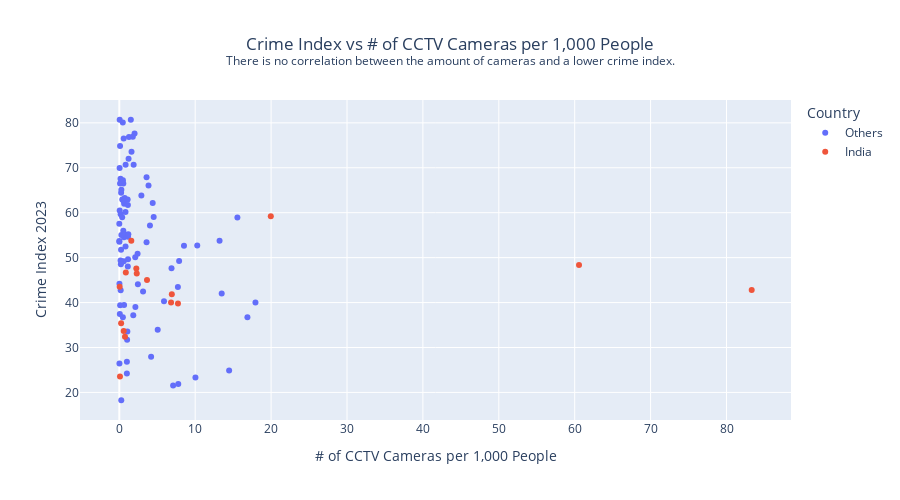

Write notebook code for a chart like this one.
### Code cell
cctv = pd.read_csv("datasets/cctv.csv")

cctv_west = cctv[cctv["Country"] != "China"]

# Define a new column for color based on the condition
cctv_west['color'] = cctv_west['Country'].apply(lambda x: 'orange' if x == 'India' else 'blue')
color_map = {'India': 'orange', 'Other': 'blue'}

# Create the scatterplot
fig = px.scatter(
    cctv_west,
    x='# of CCTV Cameras per 1,000 People',
    y='Crime Index 2023',
    hover_name='City',
    hover_data={'Country': True},
    color = 'color',
    title='Crime Index vs # of CCTV Cameras per 1,000 People<br><sup>There is no correlation between the amount of cameras and a lower crime index.</sup>'
)

# Customize hover label formatting
fig.update_traces(
    hovertemplate='City: %{hovertext}<br>Country: %{customdata[0]}<br>Crime Index: %{x}<br># of CCTV Cameras per 1,000 People: %{y}'
)

fig.update_layout(
    height=500,
    legend_title='Country',
)

newnames = {'blue' : 'Others', 'orange' : 'India'}
fig.for_each_trace(lambda t: t.update(name = newnames[t.name]))

fig.update_layout(
    title={
        'y':0.9,
        'x':0.5,
        'xanchor': 'center',
        'yanchor': 'top',
    },
    #margin={'b': 106, 't': 100}
)

# Show the plot
fig.show()

### Figure 1 — Plotly figure (JSON) as saved in the notebook; plotly's stock layout.template omitted (floating-point values rounded to 4 significant figures)
{"data": [{"customdata": [["Côte d'Ivoire"], ["Nigeria"], ["Ethiopia"], ["Egypt"], ["Turkey"], ["Madagascar"], ["Paraguay"], ["Iraq"], ["Thailand"], ["Spain"], ["Indonesia"], ["Brazil"], ["Germany"], ["Colombia"], ["Brazil"], ["Argentina"], ["South Korea"], ["Egypt"], ["Brazil"], ["South Africa"], ["Morocco"], ["Bangladesh"], ["Brazil"], ["Senegal"], ["Tanzania"], ["Bangladesh"], ["Cameroon"], ["South Africa"], ["South Africa"], ["Pakistan"], ["Brazil"], ["Japan"], ["Mexico"], ["Vietnam"], ["Vietnam"], ["Hong Kong"], ["Nigeria"], ["Turkey"], ["Indonesia"], ["South Africa"], ["Afghanistan"], ["Uganda"], ["Nigeria"], ["Pakistan"], ["Sudan"], ["Malaysia"], ["Nigeria"], ["Pakistan"], ["Peru"], ["United Kingdom"], ["United States"], ["Angola"], ["Spain"], ["Philippines"], ["Iran"], ["Colombia"], ["Australia"], ["Mexico"], ["Mexico"], ["Canada"], ["Russia"], ["Kenya"], ["United States"], ["Japan"], ["Burkina Faso"], ["France "], ["Nigeria"], ["Brazil"], ["Mexico"], ["Brazil"], ["Brazil"], ["Saudi Arabia"], ["Italy"], ["Brazil"], ["Yemen"], ["Chile"], ["Dominican Republic"], ["Brazil"], ["South Korea"], ["Singapore "], ["Russia"], ["Australia"], ["Iran"], ["Israel"], ["Japan"], ["Canada"], ["Taiwan"], ["Myanmar"]], "hovertemplate": "City: %{hovertext}<br>Country: %{customdata[0]}<br>Crime Index: %{x}<br># of CCTV Cameras per 1,000 People: %{y}", "hovertext": ["Abidjan", "Abuja", "Addis Ababa", "Alexandria", "Ankara", "Antananarivo", "Asuncion", "Baghdad", "Bangkok", "Barcelona", "Bekasi", "Belo Horizonte", "Berlin", "Bogotá", "Brasilia", "Buenos Aires", "Busan", "Cairo", "Campinas", "Cape Town", "Casablanca", "Chittagong", "Curitiba", "Dakar", "Dar Es Salaam", "Dhaka", "Douala", "Durban", "Ekurhuleni", "Faisalabad", "Fortaleza", "Fukuoka", "Guadalajara", "Hanoi", "Ho Chi Minh City", "Hong Kong", "Ibadan", "Istanbul", "Jakarta", "Johannesburg", "Kabul", "Kampala", "Kano", "Karachi", "Khartoum", "Kuala Lumpur", "Lagos", "Lahore", "Lima", "London", "Los Angeles", "Luanda", "Madrid", "Manila", "Mashhad", "Medellín", "Melbourne", "Mexico City", "Monterrey", "Montréal", "Moscow", "Nairobi", "New York", "Osaka", "Ouagadougou", "Paris", "Port Harcourt", "Porto Alegre", "Puebla", "Recife", "Rio de Janeiro", "Riyadh", "Rome", "Salvador", "Sanaa", "Santiago", "Santo Domingo", "São Paulo", "Seoul", "Singapore", "St. Petersburg", "Sydney", "Tehran", "Tel Aviv", "Tokyo", "Toronto", "Xinbei (New Taipei City)", "Yangon"], "legendgroup": "blue", "marker": {"color": "#636efa", "symbol": "circle"}, "mode": "markers", "name": "Others", "orientation": "v", "showlegend": true, "type": "scatter", "x": [0.18, 0.01, 0.59, 0.02, 2.12, 0.39, 0.23, 15.56, 5.89, 2.41, 0.07, 2.91, 7.72, 3.85, 0.82, 1.1, 10.03, 2.1, 0.53, 1.61, 0.98, 0.24, 0.64, 0.18, 0.0, 0.71, 0.1, 0.05, 0.56, 0.11, 1.27, 0.26, 4.4, 1.84, 8.52, 7.09, 0.0, 6.88, 0.82, 1.52, 0.46, 0.61, 1.15, 0.27, 0.63, 0.58, 0.16, 0.47, 1.89, 13.21, 10.27, 0.1, 4.19, 0.27, 0.17, 1.19, 2.45, 3.59, 1.12, 1.03, 16.88, 0.38, 7.88, 1.06, 0.21, 4.04, 0.04, 1.22, 4.53, 0.58, 2.01, 0.02, 3.59, 1.78, 0.05, 1.13, 0.48, 0.83, 14.47, 17.94, 13.49, 5.06, 0.53, 1.0, 1.0, 3.13, 7.77, 1.15], "xaxis": "x", "y": [59.66, 53.54, 49.17, 44.2, 39.01, 62.92, 51.77, 58.93, 40.32, 50.84, 37.47, 63.83, 43.48, 66.06, 60.15, 62.95, 23.33, 50.07, 66.5, 73.56, 55.07, 64.43, 62.0, 42.77, 57.53, 63.3, 74.87, 80.69, null, 39.4, 76.87, 18.26, 62.14, 37.16, 52.62, 21.53, 53.69, 47.64, 52.48, 80.67, 80.09, 54.55, 54.66, 55.03, 39.48, 62.61, 67.56, 36.75, 70.7, 53.78, 52.68, 66.51, 27.96, 65.11, 49.38, 55.19, 44.06, 67.89, 48.02, 31.75, 36.75, 59.0, 49.26, 33.55, 48.53, 57.18, 69.95, 72.01, 59.07, 76.52, 77.62, 26.42, 53.45, 76.88, 60.51, 61.74, 67.22, 70.68, 24.87, 40.02, 42.01, 33.95, 55.96, 26.85, 24.22, 42.45, 21.89, 49.64], "yaxis": "y"}, {"customdata": [["India"], ["India"], ["India"], ["India"], ["India"], ["India"], ["India"], ["India"], ["India"], ["India"], ["India"], ["India"], ["India"], ["India"], ["India"], ["India"]], "hovertemplate": "City: %{hovertext}<br>Country: %{customdata[0]}<br>Crime Index: %{x}<br># of CCTV Cameras per 1,000 People: %{y}", "hovertext": ["Ahmedabad", "Bangalore", "Chennai", "Delhi", "Hyderabad", "Indore", "Jaipur", "Kanpur", "Kochi", "Kolkata", "Kozhikode", "Lucknow", "Mumbai", "Pune", "Surat", "Thrissur"], "legendgroup": "orange", "marker": {"color": "#EF553B", "symbol": "circle"}, "mode": "markers", "name": "India", "orientation": "v", "showlegend": true, "type": "scatter", "x": [0.75, 1.58, 7.73, 19.96, 83.32, 60.57, 0.24, 2.24, 6.82, 0.86, 0.05, 2.3, 3.65, 6.92, 0.58, 0.09], "xaxis": "x", "y": [32.39, 53.76, 39.81, 59.23, 42.82, 48.37, 35.42, 47.6, 40.04, 46.69, 43.52, 46.47, 45.04, 41.86, 33.7, 23.55], "yaxis": "y"}], "layout": {"height": 500, "legend": {"title": {"text": "Country"}, "tracegroupgap": 0}, "title": {"text": "Crime Index vs # of CCTV Cameras per 1,000 People<br><sup>There is no correlation between the amount of cameras and a lower crime index.</sup>", "x": 0.5, "xanchor": "center", "y": 0.9, "yanchor": "top"}, "xaxis": {"anchor": "y", "domain": [0.0, 1.0], "title": {"text": "# of CCTV Cameras per 1,000 People"}}, "yaxis": {"anchor": "x", "domain": [0.0, 1.0], "title": {"text": "Crime Index 2023"}}}}
